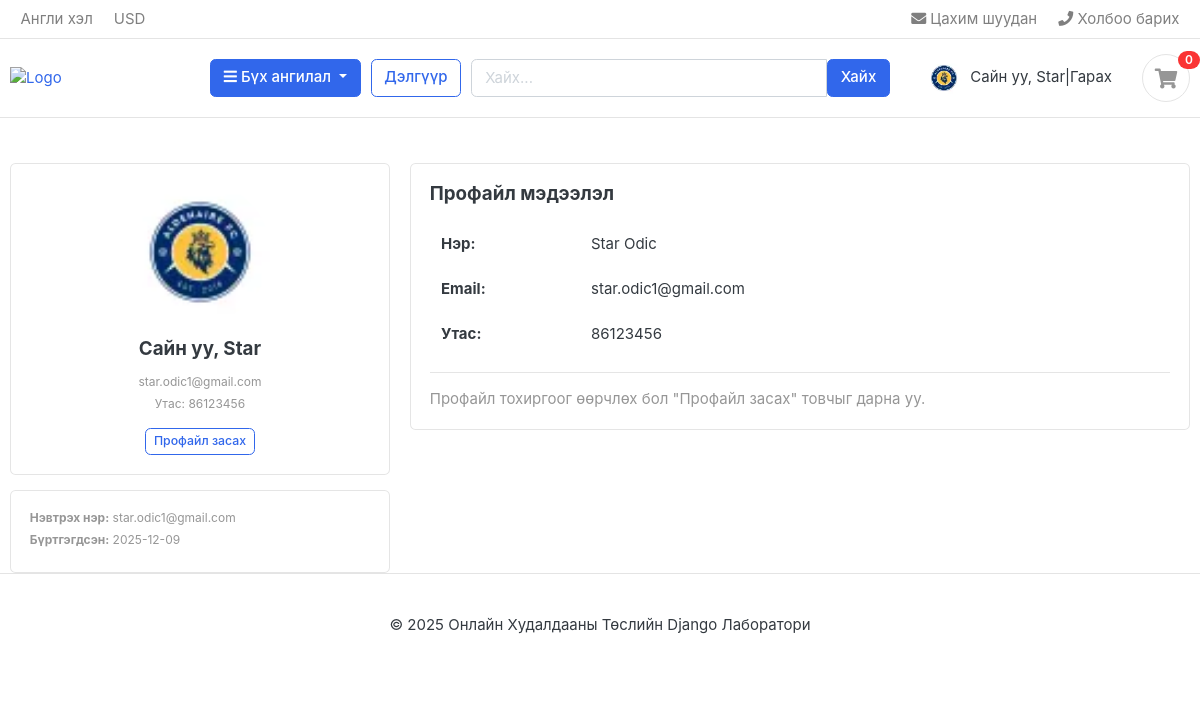
Screenshot of /accounts/profile/ (signed in) with the database file from the repository.
### accounts/models.py (models this page shows, shortened)
class Account(models.Model):
    user = models.OneToOneField(User, on_delete=models.CASCADE)
    phone_number = models.CharField(max_length=20, blank=True, null=True)
    pro_image = models.ImageField(upload_to='photos/accounts', blank=True, null=True)

### accounts/views.py (the view)
# urls.py: path('profile/', views.profile_view, name='profile'),
@login_required
def profile_view(request):
    account, _ = Account.objects.get_or_create(user=request.user)
    return render(request, 'accounts/profile.html', {'account': account})

### cart_app/context_processors.py (called while the page is built)
def counter(request):
    cart_count = 0
    try:
        cart = Cart.objects.filter(id=_cart_id(request))
        cart_items = CartItem.objects.all().filter(cart = cart[:1])
        for cart_item in cart_items:
            cart_count += cart_item.quantity
    except Cart.DoesNotExist:
        cart_count = 0
    return dict(cart_count = cart_count)

### cart_app/views.py (called while the page is built)
def _cart_id(request):
    cart = request.session.session_key
    if not cart:
        cart = request.session.create()
    return cart

### lab2Template/contextProcessors.py (called while the page is built)
def categoriesProcessor(request):
    categories = Category.objects.all()
    return {'categories': categories}

### shop_app/models.py (called while the page is built)
    def getUrl(self):
        return reverse('categoryDetail', kwargs={'slug': self.slug})

### templates/accounts/profile.html (shortened to what this page needs)
{% extends "base.html" %}
{% load static %}
{% block content %}
<div class="container mt-5">
  <div class="row">
    <div class="col-md-4">
      <div class="card text-center">
        <div class="card-body">
          {% if account.pro_image %}
            <img src="{{ account.pro_image.url }}" class="rounded-circle mb-3" style="width:140px;height:140px;object-fit:cover;">
          {% else %}
            <img src="{% static 'images/avatars/avatar1.jpg' %}" class="rounded-circle mb-3" style="width:140px;height:140px;object-fit:cover;">
          {% endif %}
          <h5 class="card-title">Сайн уу, {{ user.first_name|default:user.username }}</h5>
          <p class="text-muted small mb-1">{{ user.email }}</p>
          <p class="text-muted small">Утас: {{ account.phone_number|default:"(тодорхойгүй)" }}</p>
          <div class="d-flex justify-content-center mt-3">
            <a href="{% url 'profile_edit' %}" class="btn btn-outline-primary btn-sm me-2">Профайл засах</a>
          </div>
        </div>
      </div>
      <div class="mt-3">
        <div class="card">
          <div class="card-body small text-muted">
            <p class="mb-1"><strong>Нэвтрэх нэр:</strong> {{ user.username }}</p>
            <p class="mb-1"><strong>Бүртгэгдсэн:</strong> {{ user.date_joined|date:"Y-m-d" }}</p>
          </div>
        </div>
      </div>
    </div>
    <div class="col-md-8">
      <div class="card">
        <div class="card-body">
          <h5 class="mb-3">Профайл мэдээлэл</h5>
          <table class="table table-borderless">
            <tr>
              <th style="width:150px">Нэр:</th>
              <td>{{ user.first_name }} {{ user.last_name }}</td>
            </tr>
            <tr>
              <th>Email:</th>
              <td>{{ user.email }}</td>
            </tr>
            <tr>
              <th>Утас:</th>
              <td>{{ account.phone_number|default:"(тодорхойгүй)" }}</td>
            </tr>
          </table>
          <hr>
          <p class="text-muted">Профайл тохиргоог өөрчлөх бол "Профайл засах" товчыг дарна уу.</p>
        </div>
      </div>
    </div>
  </div>
</div>
{% endblock %}

### templates/base.html (shortened to what this page needs)
{% load static %}
{% load custom_filters %}
<!DOCTYPE HTML>
<html lang="mn">
   <head>
      <link href="{% static 'css/bootstrap.css' %}" rel="stylesheet" type="text/css"/>
      <link href="{% static 'fonts/fontawesome/css/all.min.css' %}" rel="stylesheet">
      <link href="{% static 'css/ui.css' %}" rel="stylesheet" type="text/css"/>
      <link href="{% static 'css/responsive.css' %}" rel="stylesheet" media="only screen and (max-width: 1200px)" />
   </head>
   <body>
      <header class="section-header">
         <nav class="navbar p-md-0 navbar-expand-sm navbar-light border-bottom">
            <div class="container">
               <div class="collapse navbar-collapse" id="navbarTop4">
                  <ul class="navbar-nav mr-auto">
                     <li class="nav-item dropdown">
                        <a href="#" class="nav-link">Англи хэл</a>
                     </li>
                     <li class="nav-item dropdown">
                        <a href="#" class="nav-link">USD</a>
                     </li>
                  </ul>
                  <ul class="navbar-nav">
                     <li><a href="#" class="nav-link"> <i class="fa fa-envelope"></i> Цахим шуудан </a></li>
                     <li><a href="#" class="nav-link"> <i class="fa fa-phone"></i> Холбоо барих </a></li>
                  </ul>
               </div>
            </div>
         </nav>
         <section class="header-main border-bottom">
            <div class="container">
               <div class="row align-items-center">
                  <div class="col-lg-2 col-md-3 col-6">
                     <a href="/" class="brand-wrap">
                     <img class="logo" src="{% static 'images/logo.jpg' %}" alt="Logo">
                     </a>
                  </div>
                  <div class="col-lg col-sm col-md col-6 flex-grow-0">
                     <div class="category-wrap dropdown d-inline-block float-right">
                        <button class="btn btn-primary dropdown-toggle" data-toggle="dropdown">
                        <i class="fa fa-bars"></i> Бүх ангилал
                        </button>
                     </div>
                  </div>
                  <a href="{% url 'store' %}" class="btn btn-outline-primary">Дэлгүүр</a>
                  <div class="col-lg col-md-6 col-sm-12">
                     <form method="GET" action="{% url 'search' %}" class="form-inline">
                        <div class="input-group w-100">
                           <input type="text" name="keyword" class="form-control" placeholder="Хайх...">
                           <button class="btn btn-primary">Хайх</button>
                        </div>
                     </form>
                  </div>
                  <div class="col-lg-3 col-sm-6 col-8 order-2 order-lg-3">
                     <div class="d-flex justify-content-end mb-3 mb-lg-0">
                        <div class="widget-header d-flex align-items-center">
                             {% if user.is_authenticated %}
                               <a href="{% url 'profile' %}" class="d-inline-flex align-items-center text-decoration-none">
                                 {% if user.account.pro_image %}
                                   <img src="{{ user.account.pro_image.url }}" alt="avatar" class="rounded-circle" style="width:36px;height:36px;object-fit:cover;margin-right:8px;">
                                 {% else %}
                                   <img src="{% static 'images/avatars/avatar1.jpg' %}" alt="avatar" class="rounded-circle" style="width:36px;height:36px;object-fit:cover;margin-right:8px;">
                                 {% endif %}
                                 <span class="me-2">Сайн уу, {{ user.first_name|default:user.username }}</span>
                               </a>
                               <span class="dark-transp   me-2"> | </span>
                               <a href="{% url 'logout' %}"> Гарах</a>
                             {% else %}
                               <a href="{% url 'signin' %}"> Нэвтрэх</a>
                               <span class="dark-transp me-2"> | </span>
                               <a href="{% url 'register' %}"> Бүртгүүлэх</a>
                             {% endif %}
                         </div>
                        <a href="{% url 'cart' %}" class="widget-header pl-3 ml-3">
                           <div class="icon icon-sm rounded-circle border">
                              <i class="fa fa-shopping-cart"></i>
                           </div>
                           <span class="badge badge-pill badge-danger notify">{{ cart_count }}</span>
                        </a>
                     </div>
                  </div>
               </div>
            </div>
         </section>
      </header>
      <main>
         {% block content %}{% endblock %}
      </main>
      <footer class="section-footer border-top padding-y">
         <div class="container">
            <p class="text-center"> &copy; 2025 Онлайн Худалдааны Төслийн Django Лаборатори</p>
         </div>
      </footer>
   </body>
</html>

### static/css/ui.css (style rules this page uses)
html { font-family: "Inter", sans-serif; font-size: 15px; }
.icon-xs, .icon-sm, .icon-md, .icon-lg { display: inline-block; text-align: center; flex-shrink: 0; flex-grow: 0; }
.icon-sm { width: 48px; height: 48px; line-height: 48px !important; font-size: 20px; }
.padding-y { padding-top: 40px; padding-bottom: 40px; }
p:last-child { margin-bottom: 0; }
.header-main { position: relative; padding-top: 1rem; padding-bottom: 1rem; }
.brand-wrap .logo, .navbar-brand .logo { margin-right: 7px; max-height: 42px; display: inline-block; }
.widget-header { display: inline-block; vertical-align: middle; position: relative; }
.widget-header a { color: #343a40; }
.widget-header i { color: #969696; }
.widget-header .notify { position: absolute; top: -3px; right: -10px; }
.notify { position: absolute; top: -4px; right: -10px; display: inline-block; padding: 0.25em 0.6em; font-size: 12px; line-height: 1; text-align: center; border-radius: 3rem; color: #fff; background-color: #fa3434; }

### rows the page displays
Account: pro_image (picture), phone_number "86123456"

### other values shown
{{ user.first_name|default:user.username }} "Star"
{{ cart_count }} "0"
{{ user.email }} "star.odic1@gmail.com"
{{ user.username }} "star.odic1@gmail.com"
{{ user.date_joined|date:"Y-m-d" }} "2025-12-09"
{{ user.first_name }} "Star"
{{ user.last_name }} "Odic"
